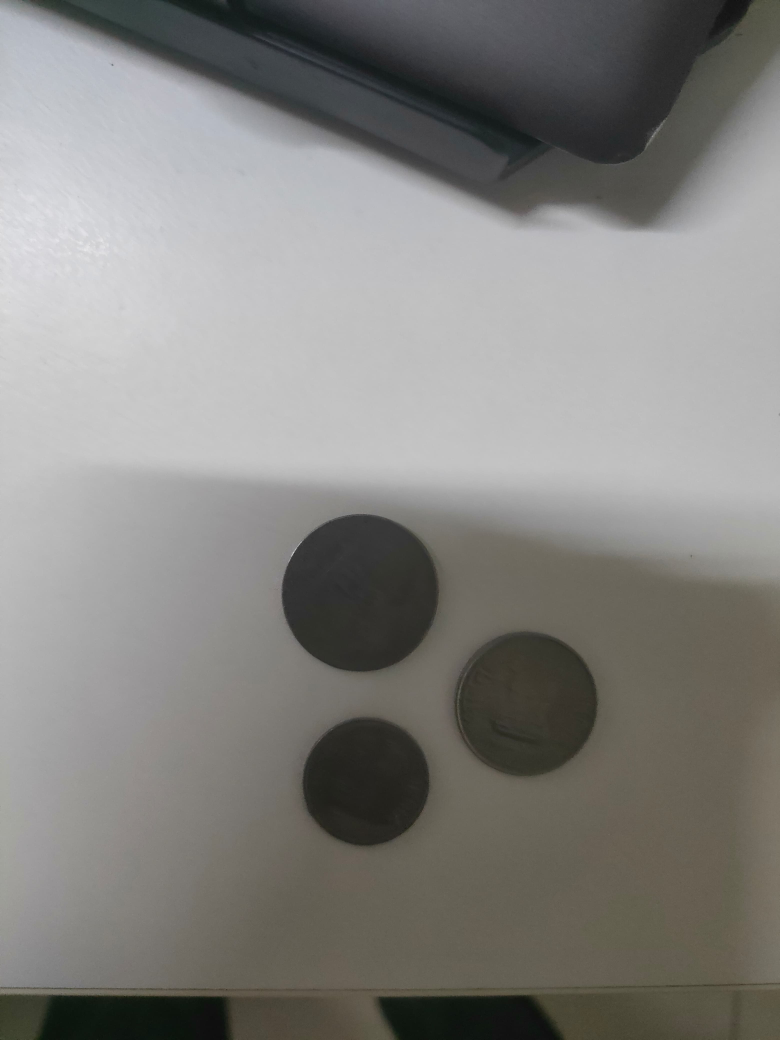
#> input picture Part1/input/coins2.jpg, 3120 x 4160 px, given in place of coins2.jpg.jpg, which was not available (shown at 1/4 size)
$ python part1.py
#> lines starting #> are read from the running program, lines starting #| are printed output that depends on the picture; after the words box and inside, x2 and y2 are one past the last pixel; in counts of white or black regions, pixels touching at a corner belong together; pictures that were not available may be replaced by others from this repository, and a replacement may not be noted
import cv2
import numpy as np
import os
import shutil

def showSave(img,counter):
    """
    This function displays the image and saves the image.

    Parameters:
        img (numpy.ndarray): Image to be displayed.
        counter (int): Counter for the image name.
    """
    cv2.imshow("Image", img)
    cv2.waitKey(int(3*1000))
    cv2.destroyAllWindows()


    save_folder = "output"

    if not os.path.exists(save_folder):
        os.makedirs(save_folder)

    if(counter):
        cv2.imwrite(os.path.join(save_folder,f"Segmented_Coin_{counter}.jpg"),img)
    else:
        cv2.imwrite(os.path.join(save_folder,"Processed_Coin.jpg"),img)

def preprocess_image(path: str):
    """
    Loads, resizes, and preprocesses an image for analysis.

    Parameters:
        path (str): Path to the image file.

    Returns:
        tuple: Processed image, thresholded image, and scale factor.
    """
    image = cv2.imread(path)
    scale_factor = 700 / max(image.shape[:2])
    image = cv2.resize(image, (0, 0), fx=scale_factor, fy=scale_factor)
    gray = cv2.cvtColor(image, cv2.COLOR_BGR2GRAY)
    gray = cv2.GaussianBlur(gray, (5, 5), 0)
    thresh = cv2.adaptiveThreshold(gray, 255, cv2.ADAPTIVE_THRESH_GAUSSIAN_C, cv2.THRESH_BINARY_INV, 11, 2)

    showSave(thresh, 0)
    return image, thresh, scale_factor

def detect_edges(image, threshold, scale):
    """
    Detects and draws circular contours in a thresholded image.

    Parameters:
        image (numpy.ndarray): Original image.
        threshold (numpy.ndarray): Thresholded image.
        scale (float): Scale factor for minimum area.

    Returns:
        list: Circular contours.
    """
    contours, _ = cv2.findContours(threshold, cv2.RETR_EXTERNAL, cv2.CHAIN_APPROX_SIMPLE)
    detected_contours = [cnt for cnt in contours if (perimeter := cv2.arcLength(cnt, True)) > 0
                         and 0.7 < (circularity := 4 * np.pi * (cv2.contourArea(cnt) / (perimeter ** 2))) < 1.2
                         and cv2.contourArea(cnt) > 500 * (scale ** 2)]

    cv2.drawContours(image, detected_contours, -1, (0, 255, 0), 2)
    return detected_contours

def segment_coins(img, contours):
    """
    Segments circular objects from an image using detected contours.

    Parameters:
        img (numpy.ndarray): Original image.
        contours (list): List of detected contours.

    Returns:
        list: List of segmented coin images.
    """
    segmented_coins = []

    for i, cnt in enumerate(contours):
        (x, y), radius = cv2.minEnclosingCircle(cnt)
        center, radius = (int(x), int(y)), int(radius)
        mask = np.zeros_like(img, dtype=np.uint8)
        cv2.circle(mask, center, radius, (255, 255, 255), -1)

        coin_segment = cv2.bitwise_and(img, mask)[center[1] - radius:center[1] + radius, center[0] - radius:center[0] + radius]
        segmented_coins.append(coin_segment)
        showSave(coin_segment, i + 1)

    return segmented_coins


def count_coin(contours,coins):
    return (len(contours),len(coins))

def main(path="coins1.jpg"):
    image,thresh,scale=preprocess_image(path)
    contours=detect_edges(image,thresh,scale)
    coins=segment_coins(image,contours)
    return count_coin(contours,coins)

if __name__ == "__main__":
    input_folder = "input"
    save_folder = "output"

    if os.path.exists(save_folder):
        shutil.rmtree(save_folder)

    inp=input("Enter the image number (1-4): ")
#> the answer given: input/coins2.jpg
    main(os.path.join(input_folder,f"coins{inp}.jpg"))
#> in preprocess_image, image is the input picture: shape (4160, 3120, 3); mean B, G, R 127.9, 131.1, 132.2
#> in preprocess_image, `image = cv2.resize(image, (0, 0), fx=scale_factor, fy=scale_factor)`:
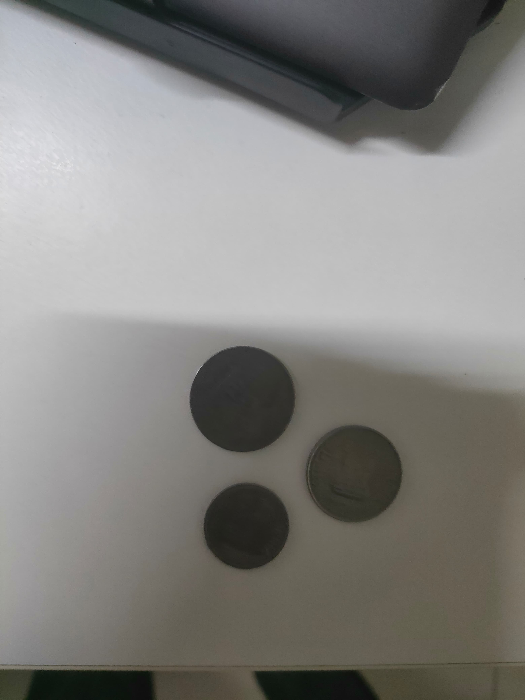
#> image: shape (700, 525, 3); mean B, G, R 127.8, 131.1, 132.1
#> in preprocess_image, `thresh = cv2.adaptiveThreshold(gray, 255, cv2.ADAPTIVE_THRESH_GAUSSIAN..`:
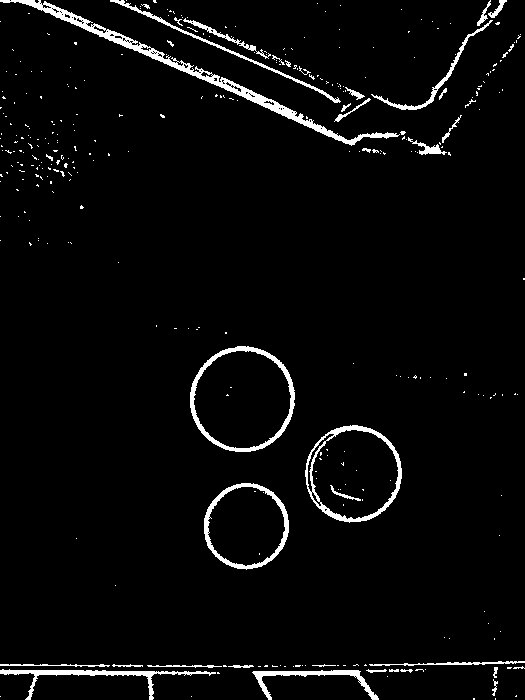
#> thresh: shape (700, 525); 3.6% white; 329 white regions (292 under 20 px)
#> in main, `image,thresh,scale=preprocess_image(path)`: scale = 0.168
#> in detect_edges, `contours, _ = cv2.findContours(threshold, cv2.RETR_EXTERNAL, cv2.CHAIN..`: contours = 307 contours, 285 with area under 20; largest, box (x1, y1, x2, y2) and area: (190, 346, 295, 452) 8587, (305, 425, 402, 523) 7224, (204, 483, 289, 570) 5630, (0, 0, 400, 146) 2826, (0, 669, 216, 700) 808
#> in detect_edges, `detected_contours = [cnt for cnt in contours if (perimeter := cv2.arcL..`: detected_contours = 3 contours; box (x1, y1, x2, y2) and area: (190, 346, 295, 452) 8587, (305, 425, 402, 523) 7224, (204, 483, 289, 570) 5630
#> in detect_edges, `cv2.drawContours(image, detected_contours, -1, (0, 255, 0), 2)`:
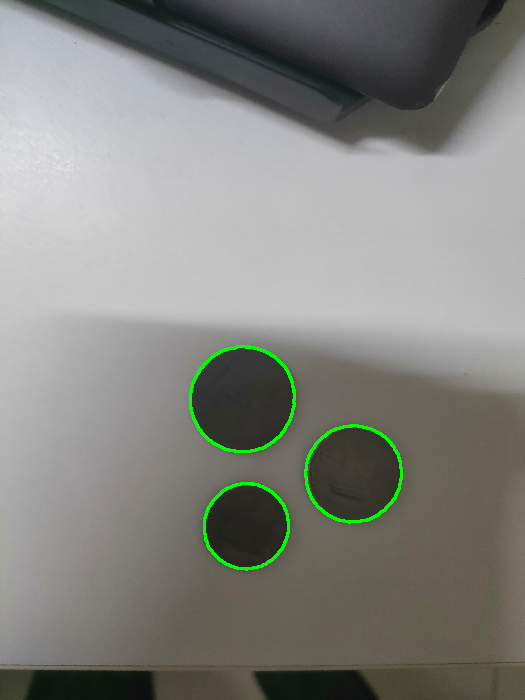
#> image: shape (700, 525, 3); 0.85% of pixels changed, all inside (x1, y1, x2, y2) = (189, 345, 403, 571)
#> in main, `contours=detect_edges(image,thresh,scale)`: contours has the same summary as detected_contours in detect_edges
#> the loop in segment_coins, `for i, cnt in enumerate(contours):` made 3 passes
#> (x, y, radius, center) on passes 1 to 3: (245.7, 525.7, 43, (245, 525)), (353.2, 473.5, 48, (353, 473)), (242.5, 398.6, 53, (242, 398))
#> pass 1, in segment_coins, `coin_segment = cv2.bitwise_and(img, mask)[center[1] - radius:center[1]..`:
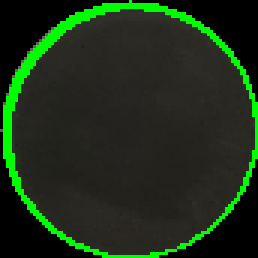
#> coin_segment: shape (86, 86, 3) (shown 3 times larger); mean B, G, R 23.5, 47.3, 27.5
#> pass 2, in segment_coins, `coin_segment = cv2.bitwise_and(img, mask)[center[1] - radius:center[1]..`:
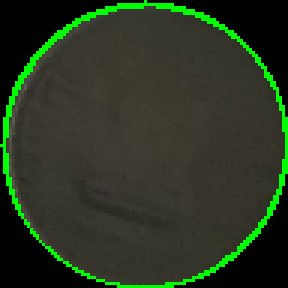
#> coin_segment: shape (96, 96, 3) (shown 3 times larger); mean B, G, R 32.7, 53.5, 41.1
#> pass 3, in segment_coins, `coin_segment = cv2.bitwise_and(img, mask)[center[1] - radius:center[1]..`:
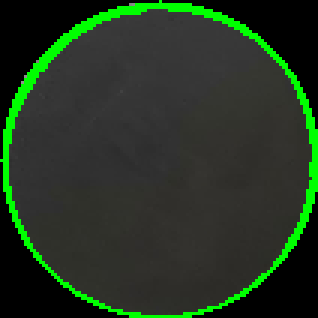
#> coin_segment: shape (106, 106, 3) (shown 3 times larger); mean B, G, R 33.9, 53.6, 35.9
#> after the loop in segment_coins, `for i, cnt in enumerate(contours):`:
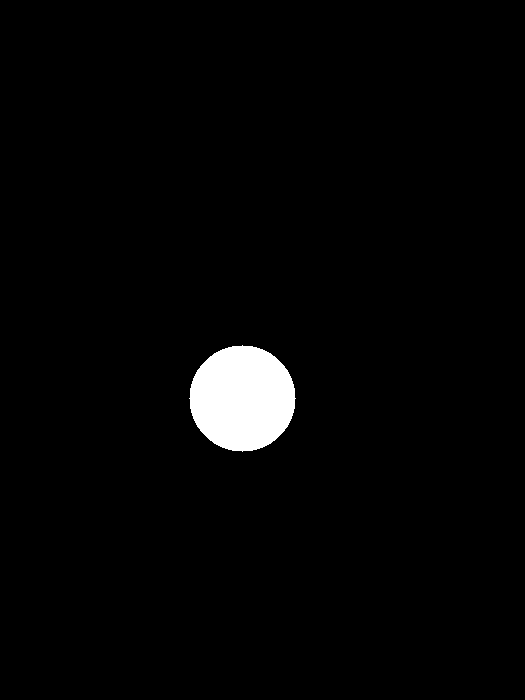
#> mask: shape (700, 525, 3); 2.4% white; 1 white region, box (x1, y1, x2, y2) and area: (189, 345, 296, 452) 8809
#> after the loop in segment_coins, `for i, cnt in enumerate(contours):`: segmented_coins = 3 items
